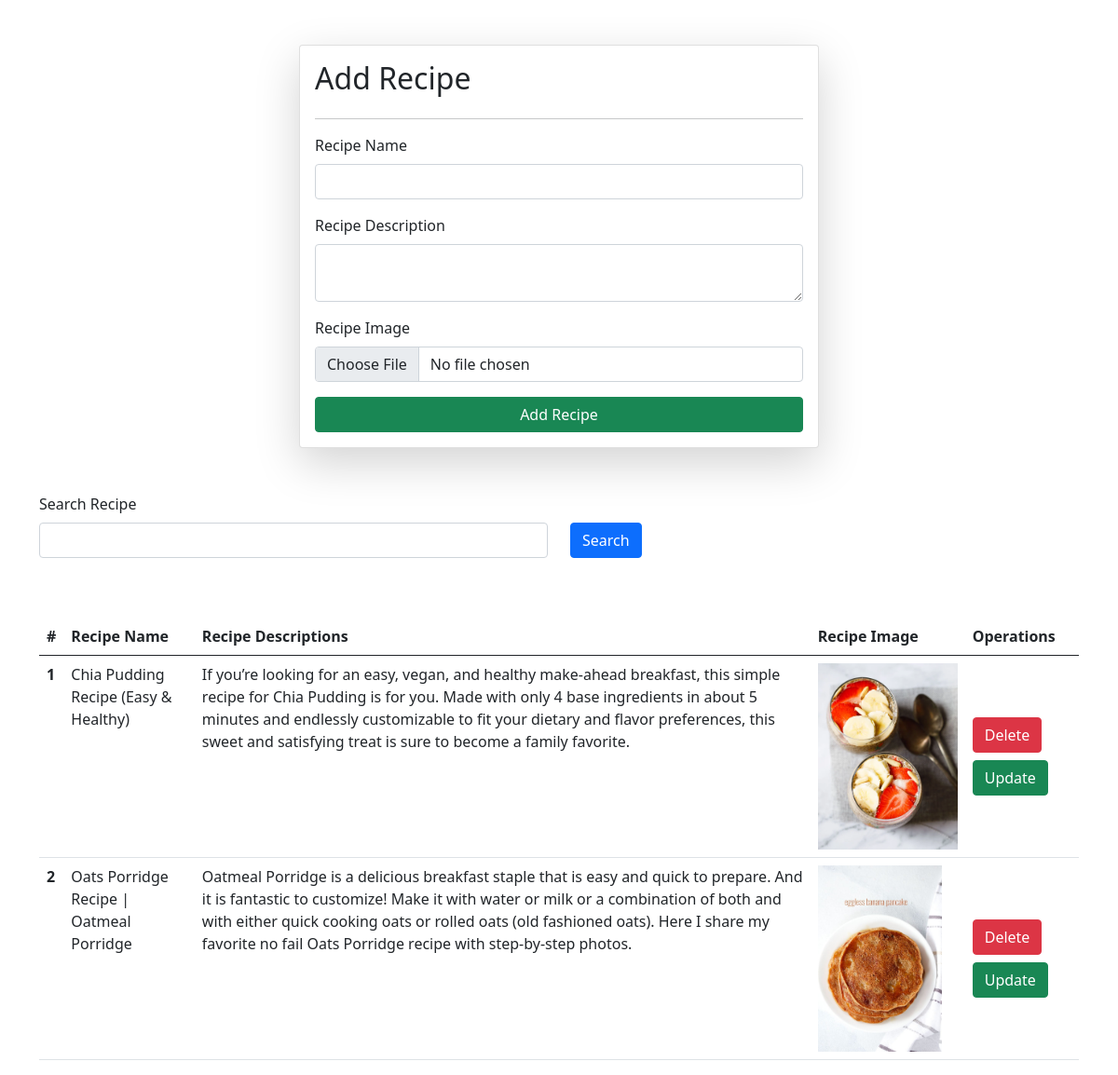
Page /recipes/ on the earlier database version.
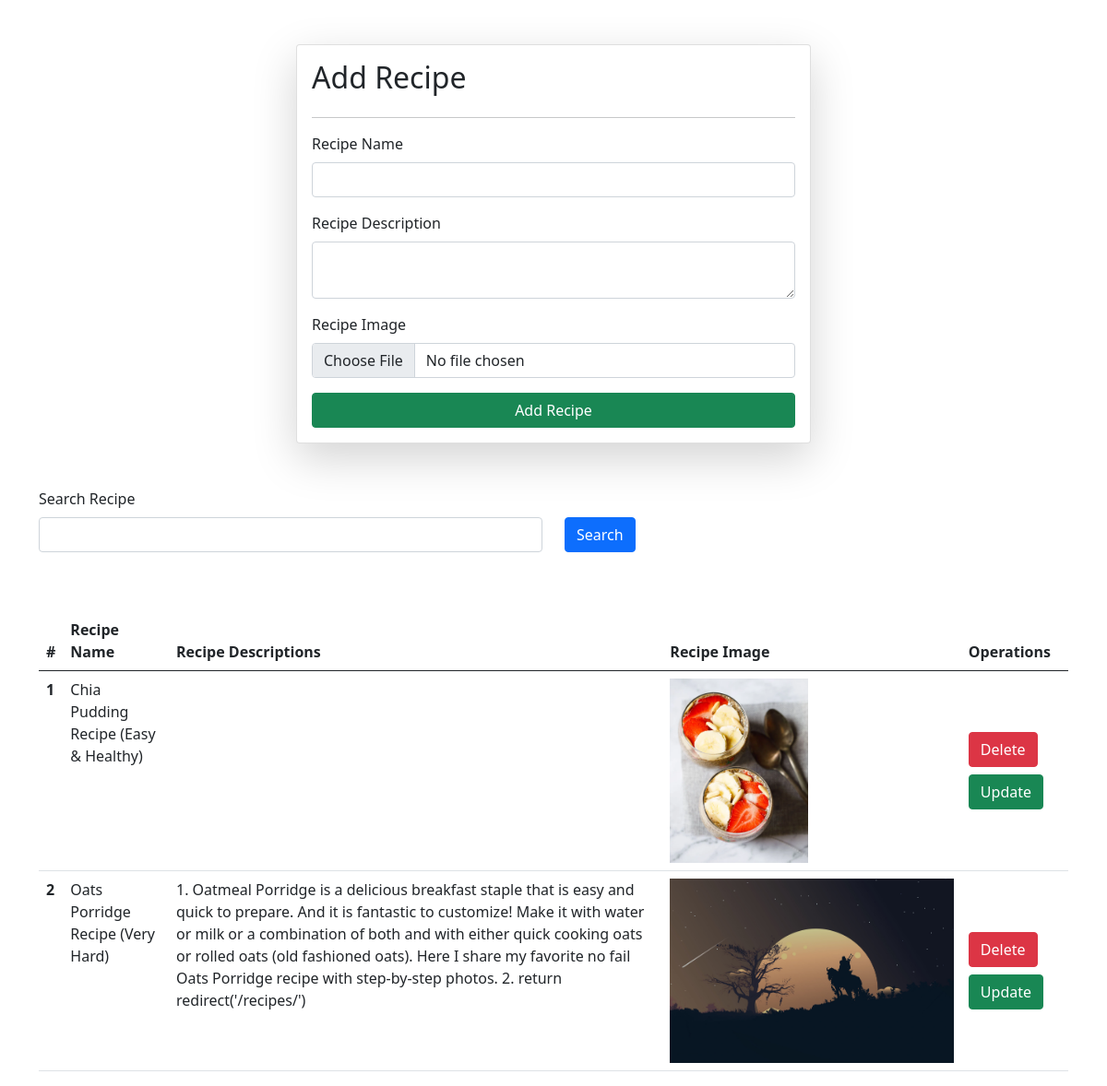
Same page on the later database version.
### vege/models.py (models this page shows)
class Recipe(models.Model):
    user = models.ForeignKey(
        User, on_delete=models.CASCADE, null=True, blank=True)
    recipe_name = models.CharField(max_length=100, default='')
    recipe_description = models.TextField()
    recipe_image = models.ImageField(upload_to='recipe')

### vege/views.py (the view, shortened to what this page needs)
# urls.py: path('recipes/', recipes, name='recipes'),
def recipes(request):
    queryset = Recipe.objects.all()
    if request.GET.get('search'):
        queryset = queryset.filter(
            recipe_name__icontains=request.GET.get('search'))
    context = {'recipes': queryset}
    return render(request, 'recipes.html', context)

### vege/templates/recipes.html (shortened to what this page needs)
{%extends "index.html"%} {% block start %}
<div class="container mt-5">
  <form
    class="col-6 mx-auto card p-3 shadow-lg"
    method="post"
    enctype="multipart/form-data"
  >
    <h2>Add Recipe</h2>
    <hr />
    <div class="mb-3">
      <label for="exampleInputEmail1" class="form-label">Recipe Name</label>
      <input type="text" required name="recipe_name" class="form-control" />
    </div>
    <div class="mb-3">
      <label for="exampleInputPassword1" class="form-label"
        >Recipe Description
      </label>
      <textarea class="form-control" name="recipe_description"></textarea>
    </div>
    <div class="mb-3">
      <label for="exampleInputPassword1" class="form-label"
        >Recipe Image
      </label>
      <input type="file" class="form-control" name="recipe_image" />
    </div>
    <button type="submit" class="btn btn-success">Add Recipe</button>
  </form>
  <div class="mt-5 align-content-center w-100">
    <div class="mb-3">
      <form>
        <label for="exampleInputEmail1" class="form-label">Search Recipe</label>
        <div class="row">
          <div class="col-lg w-75">
            <input type="text" name="search" class="form-control" />
          </div>
          <div class="col-lg">
            <button class="btn btn-primary">Search</button>
          </div>
        </div>
      </form>
    </div>
  </div>
  <table class="table mt-5">
    <thead>
      <tr>
        <th scope="col">#</th>
        <th scope="col">Recipe Name</th>
        <th scope="col">Recipe Descriptions</th>
        <th scope="col">Recipe Image</th>
        <th scope="col">Operations</th>
      </tr>
    </thead>
    <tbody>
      {% for recipe in recipes %}
      <tr>
        <th scope="row">{{forloop.counter}}</th>
        <td>{{recipe.recipe_name}}</td>
        <td>{{recipe.recipe_description}}</td>
        <td>
          <img src="/media/{{recipe.recipe_image}}/" style="height: 200px" />
        </td>
        <td class="align-content-center">
          <a href="/delete_recipe/{{recipe.id}}/" class="btn btn-danger mb-2"
            >Delete</a
          >
          <a href="/update_recipe/{{recipe.id}}/" class="btn btn-success"
            >Update</a
          >
        </td>
      </tr>
      {% endfor %}
    </tbody>
  </table>
</div>
{% endblock %}

### vege/templates/index.html (shortened to what this page needs)
<!DOCTYPE html>
<html lang="en">
  <head>
    <link
      href="https://cdn.jsdelivr.net/npm/bootstrap@5.0.2/dist/css/bootstrap.min.css"
      rel="stylesheet"
    />
  </head>
  <body>
    {% block start %} {% endblock %}
  </body>
</html>

Differences in the rows shown:
changed Recipe "Chia Pudding Recipe (Easy & Healthy)": recipe_description "If you’re looking for an easy, vegan, and healthy make-ahead breakfast, this simple recipe for Chia Pudding is for you. Made with only 4 base ingredients in about 5 minutes and endlessly customizable to fit your dietary and flavor preferences, this sweet and satisfying treat is sure to become a family favorite." → (not shown)
changed Recipe: recipe_name "Oats Porridge Recipe | Oatmeal Porridge" → "Oats Porridge Recipe (Very Hard)"; recipe_description "Oatmeal Porridge is a delicious breakfast staple that is easy and quick to prepare. And it is fantastic to customize! Make it with water or milk or a combination of both and with either quick cooking oats or rolled oats (old fashioned oats). Here I share my favorite no fail Oats Porridge recipe with step-by-step photos." → "1. Oatmeal Porridge is a delicious breakfast staple that is easy and quick to prepare. And it is fantastic to customize! Make it with water or milk or a combination of both and with either quick cooking oats or rolled oats (old fashioned oats). Here I share my favorite no fail Oats Porridge recipe with step-by-step photos. 2. return redirect('/recipes/')"; recipe_image: a different picture
